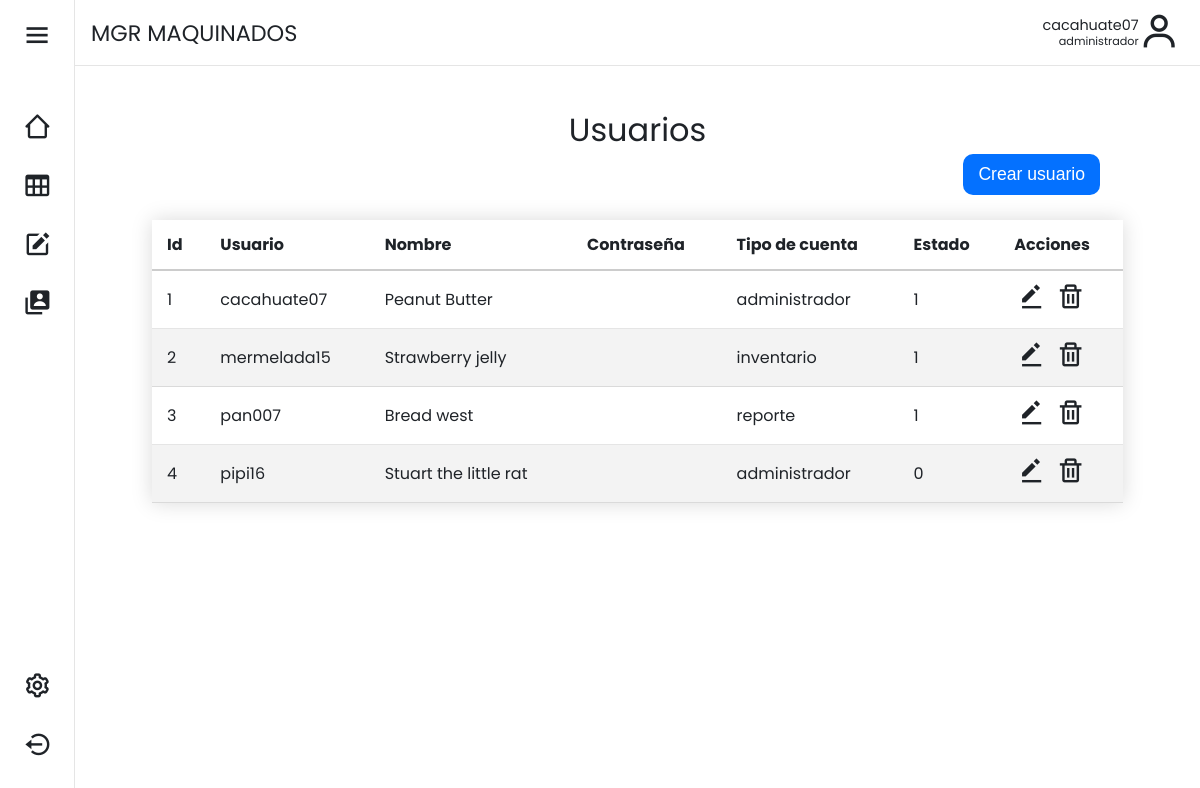
The app's page /usuarios.php (signed in), older data.
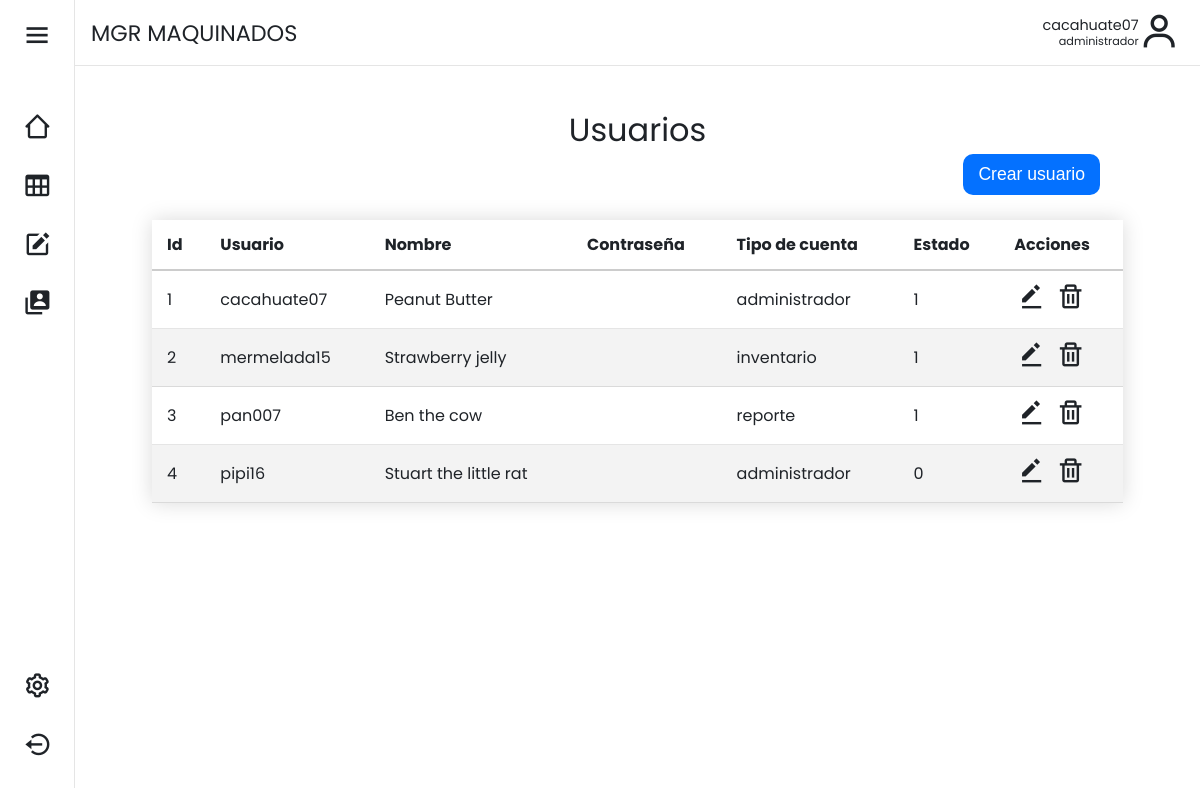
The same page, newer data.
### tables this page shows
CREATE TABLE empleados (
    empleado_id SMALLINT PRIMARY KEY AUTO_INCREMENT,
    nombre VARCHAR(128),
    nombre_usuario VARCHAR(32) UNIQUE,
    password VARCHAR(255),
    tipo_cuenta VARCHAR(20),
    estado BIT
);

### authentication.php (called while the page is built, shortened)
<?php
if(isset($_SESSION["empleado_id"])){
    require __Dir__ . "/scripts/database.php";
    $sql = "SELECT * FROM empleados WHERE empleado_id = {$_SESSION["empleado_id"]}";
    $result = $mysqli->query($sql);
    $user = $result->fetch_assoc();
}
else{
    header("Location: index.php");
}
?>

### usuarios.php (the view, shortened to what this page needs)
<?php
require("authentication.php");
?>
<!DOCTYPE html>
<html lang="en">
<head>
    <link rel="stylesheet" href="assets/css/usuarios.css?<?php echo time(); ?>">
    <link rel="stylesheet" href="assets/css/sidebar.css?<?php echo time(); ?>">
    <link href='https://unpkg.com/boxicons@2.1.4/css/boxicons.min.css' rel='stylesheet'>
</head>
<body>
    <div class="sidebar">
        <div class="logoContent">
            <div class="logo">
                <i class='bx bx-menu' id="btn"></i>
            </div>
        </div>
        <ul class="nameList">
            <div class="topItems">
                <li>
                    <a href="home.php">
                        <i class='bx bx-home-alt-2'></i>
                    </a>
                </li>
                <li>
                    <a href="#">
                        <i class='bx bx-table'></i>
                    </a>
                </li>
                <li>
                    <a href="#">
                        <i class='bx bxs-edit' ></i>
                    </a>
                </li>
                <li>
                    <a href="#">
                        <i class='bx bxs-user-account'></i>
                    </a>
                </li>
            </div>
            <?php include("includes\sidebar-bottomItems.php") ?>
        </ul>
    </div>
    <div class="home">
        <?php
        include("includes/header.php");
        ?>
        <div class="content">
            <div class="content-header">
                <h1>Usuarios</h1>
                <button id = "addButton" class="openModalCU">Crear usuario</button>
            </div>
            <div class = "table-container">
            <table class = "content-table">
                <thead>
                    <tr>
                        <th>Id</th>
                        <th>Usuario</th>
                        <th>Nombre</th>
                        <th>Contraseña</th>
                        <th>Tipo de cuenta</th>
                        <th>Estado</th>
                        <th>Acciones</th>
                    </tr>
                </thead>
                <tbody>
                    <?php
                    $mysqli = require __DIR__ . "/scripts/database.php";
                    $sql = "SELECT * FROM empleados";
                    $result = $mysqli->query($sql);
                    while($row = $result->fetch_assoc()){
                        echo "
                        <tr>
                            <td>$row[empleado_id]</td>
                            <td>$row[nombre_usuario]</td>
                            <td>$row[nombre]</td>
                            <td>$row[password]</td>
                            <td>$row[tipo_cuenta]</td>
                            <td>$row[estado]</td>
                            <td class = 'actions'>
                                <a href='#' class = 'openModalEU'>
                                    <i class='bx bxs-edit-alt'></i>
                                </a>
                                <a href='deleteUser.php?id=$row[empleado_id]'>
                                    <i class='bx bx-trash'></i>
                                </a>
                            </td>
                        </tr>
                        ";
                    }
                    ?>
                </tbody>
            </table>
            </div>
        </div>
    </div>
</body>
</html>

### includes/sidebar-bottomItems.php (shortened to what this page needs)
<div class="bottomItems">
         <li>
            <a class="openModalS">
                <i class='bx bx-cog'></i>
            </a>
        </li>
        <li>
            <a class="openModalL">
                <i class='bx bx-log-out-circle'></i>
            </a>
        </li>
</div>

### includes/header.php
<header>
    <div class="headerContent">
        <div class="leftContent">
            <h1 class="bizName">MGR MAQUINADOS</h1>
        </div>
        <div class="rightContent">
            <div class="userProfile">
                <div class="userText">
                    <div class="name"><?= htmlspecialchars($user["nombre_usuario"]) ?></div>
                    <div class="job"><?= htmlspecialchars($user["tipo_cuenta"]) ?></div>
                </div>
                <div class="profilePicture">
                    <i class='bx bx-user'></i>
                </div>
            </div>
        </div>
    </div>
</header>

### assets/css/usuarios.css (style rules this page uses)
:root { --c-text-primary: rgb(31, 35, 40); --c-text-header: #7E7F79; --c-border-primary: rgba(0, 0, 0, .15); --c-bg-body: #fff; --c-bg-sidebar: #fff; --c-bg-primary: #fff; --c-bg-secondary: #d4d8dd; --c-bg-button: #fff; --c-bg-button-secondary: #e4e4e4; --c-bg-sb-icon: #F0F2F4; --c-bg-tb-even: #f3f3f3; }
.content { margin: 0 40px; }
table { border-collapse: collapse; margin: 25px auto; width: calc(100% - 74px); min-width: 640px; box-shadow: 0 0 20px rgba(0, 0, 0, 0.15); }
table thead tr { text-align: left; font-weight: bold; }
table th, table td { padding: 12px 15px; }
table tbody tr { border-bottom: 1px solid var(--c-border-primary); transition: all 0.5s ease; }
table tbody tr:nth-of-type(even) { background-color: var(--c-bg-tb-even); }
table thead { border-bottom: 2px solid rgba(0, 0, 0, 0.20); }
#addButton { padding: 10px 15px; border: none; border-radius: 10px; background-color: #0471FF; color: #fff; font-size: 1.1em; font-weight: 500; float: right; margin-right: 60px; cursor: pointer; transition: all 0.2s ease; }
.table-container { clear: right; overflow-x: auto; }
.actions a { text-decoration: none; color: var(--c-text-primary); margin-inline: 3px; }

### assets/css/sidebar.css (style rules this page uses)
:root { --c-text-primary: rgb(31, 35, 40); --c-text-header: #7E7F79; --c-border-primary: rgba(0, 0, 0, .1); --c-bg-body: #fff; --c-bg-sidebar: #fff; --c-bg-primary: #fff; --c-bg-secondary: #d4d8dd; --c-bg-button: #fff; --c-bg-button-secondary: #e4e4e4; --c-bg-sb-icon: #F0F2F4; }
* { margin: 0; padding: 0; box-sizing: border-box; }
body { font-family: 'Poppins', sans-serif; color: var(--c-text-primary); background: var(--c-bg-body); font-size: 16px; transition: all 0.5s ease; }
i { font-size: 1.8em; }
.sidebar { position: fixed; top: 0; left: 0; height: 100%; width: 75px; background: var(--c-bg-sidebar); z-index: 1; transition: all 0.5s ease; border-right: solid 1px var(--c-border-primary); white-space: nowrap; }
.sidebar .logoContent .logo { font-weight: 500; font-size: 17.6px; letter-spacing: -1px; padding-block: 20px; padding-left: 10px; }
.sidebar #btn { position: absolute; right: 8px; transform: translateY(-3px); transform: translateX(-14px); cursor: pointer; }
.sidebar ul li i { min-width: 40px; }
.sidebar .nameList { padding-inline: 10px; list-style: none; display: flex; height: calc(100% - 66px); flex-direction: column; justify-content: space-between; }
.sidebar .nameList li a { text-decoration: none; color: var(--c-text-primary); display: flex; padding: 10px 13px; margin-bottom: 10px; }
.sidebar .nameList .bottomItems { padding-bottom: 20px; cursor: pointer; }
.home { position: relative; left: 75px; width: calc(100% - 75px); }
header { border-bottom: solid 1px var(--c-border-primary); max-height: 66px; overflow: hidden; }
header .bizName { font-size: 1.4em; padding: 16px; font-weight: 400; }
.headerContent { display: flex; justify-content: space-between; }
.headerContent .rightContent { display: flex; align-items: center; margin-right: 20px; }
.headerContent .rightContent .userProfile { display: flex; justify-content: center; align-items: center; line-height: 1em; }
.userProfile .name { font-size: 0.9em; font-weight: 400; }
.userProfile .job { font-size: 0.7em; text-align: right; }
.userProfile .profilePicture { font-size: 23px; }
.content h1 { font-weight: 400; text-align: center; padding-top: 40px; }

Row changes from the older to the newer data that the page shows:
changed empleados "pan007": nombre "Bread west" → "Ben the cow"
